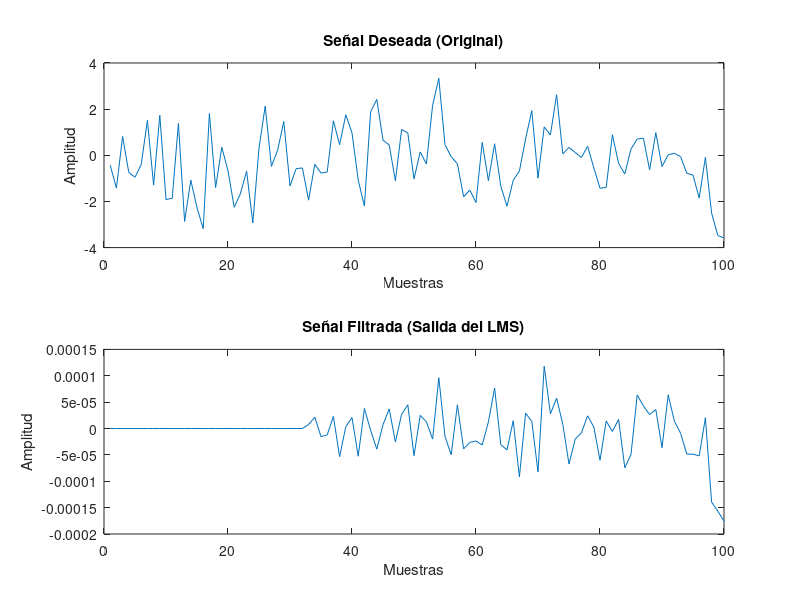
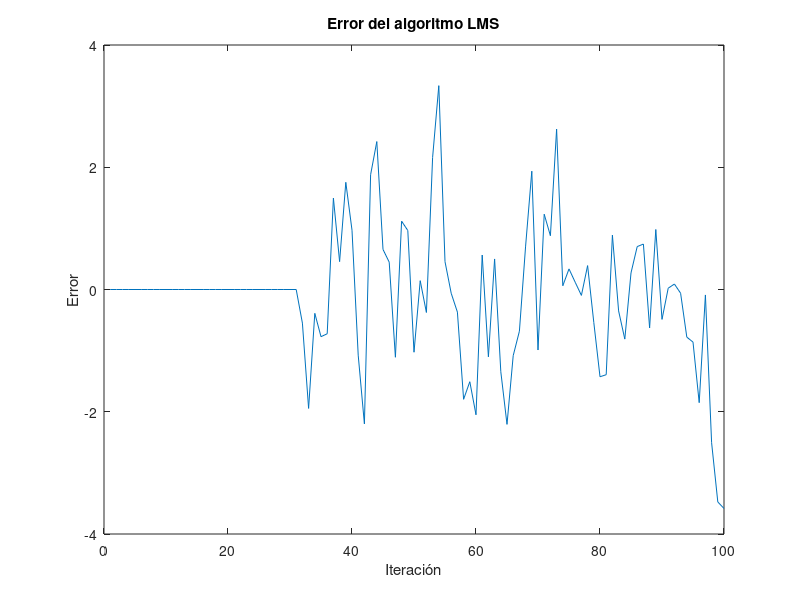

Recreate these plots in MATLAB, in order.
clc;
clear all;
close all;


% Parámetros
mu = 0.000001;  % Tasa de aprendizaje
N = 32;     % Orden del filtro
nIter = 100; % Número de iteraciones

% Señal de entrada
x = randn(nIter, 1);  % Señal de entrada aleatoria
d = filter([0.5 1.5], 1, x) + 0.1*randn(nIter, 1);  % Señal deseada con ruido

% Inicialización
w = zeros(N, 1);  % Coeficientes del filtro
y = zeros(nIter, 1);  % Salida del filtro
e = zeros(nIter, 1);  % Error

% Algoritmo LMS
for n = N:nIter
    x_vec = x(n:-1:n-N+1);  % Vector de entrada al filtro
    y(n) = w' * x_vec;  % Salida del filtro
    e(n) = d(n) - y(n);  % Error
    w = w + mu * e(n) * x_vec;  % Actualización de coeficientes
end

% Gráficas de la señal original y la señal filtrada
figure;
subplot(2, 1, 1);
plot(d);
title('Señal Deseada (Original)');
xlabel('Muestras');
ylabel('Amplitud');

subplot(2, 1, 2);
plot(y);
title('Señal Filtrada (Salida del LMS)');
xlabel('Muestras');
ylabel('Amplitud');

% Gráfica del error
figure;
plot(e);
title('Error del algoritmo LMS');
xlabel('Iteración');
ylabel('Error');
